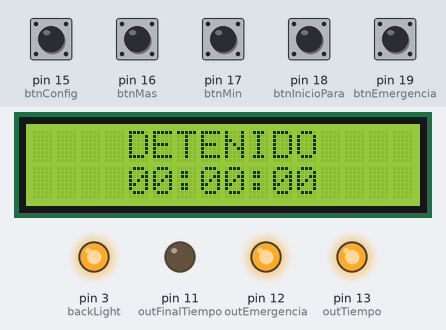
Recording of a sketch running on a simulated Arduino Uno, built with avr-gcc and run on an emulated ATmega328P. Shown: 16×2 character LCD, output pins drawn as LEDs (lit = HIGH). Inputs (shaded band) come from the test bench; at power-on: pin 15 (btnConfig), pin 16 (btnMas), pin 17 (btnMin), pin 18 (btnInicioPara), pin 19 (btnEmergencia) HIGH.

Above: at 1.2 s.
1.3 s: pin 19 (btnEmergencia) pulled LOW for 0.15 s
At 2.6 s:
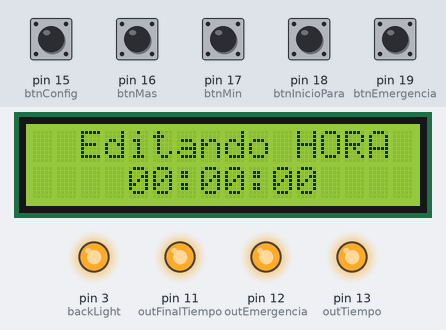
2.9 s: pin 15 (btnConfig) pulled LOW for 0.15 s
At 3.5 s:
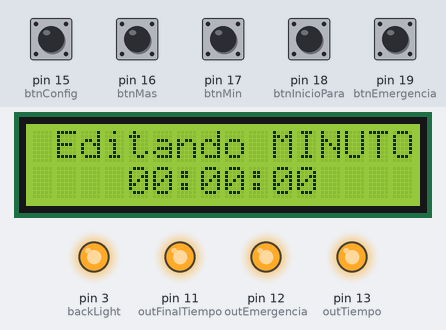
4.5 s: pin 15 (btnConfig) pulled LOW for 1 s
At 5.9 s:
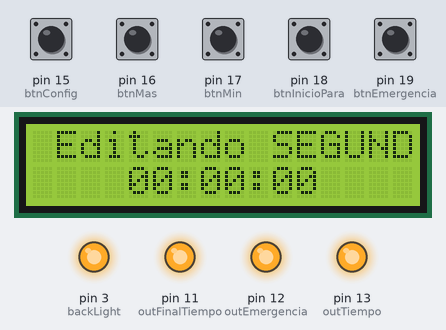
7.0 s: pin 18 (btnInicioPara) pulled LOW for 0.15 s
At 7.17 s:
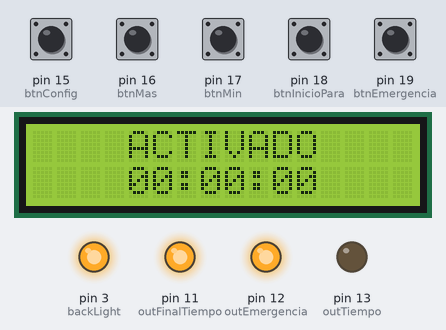
8.6 s: pin 18 (btnInicioPara) pulled LOW for 1 s
At 9.62 s:
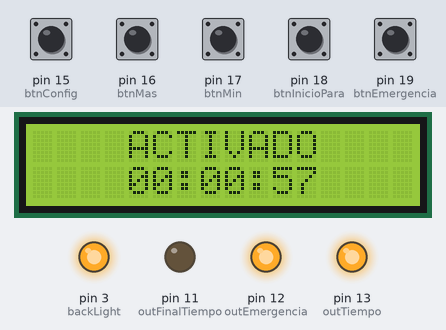
11.1 s: pin 15 (btnConfig) pulled LOW for 0.15 s
At 12.1 s:
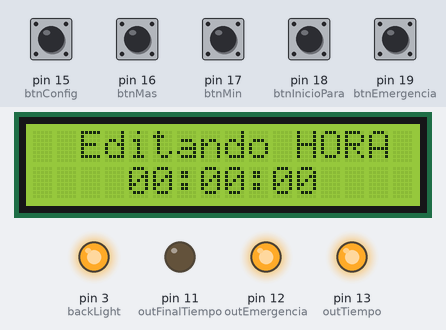
Timing chart, 0 to 13.7 s (numbered marks = the images above; inputs shaded):
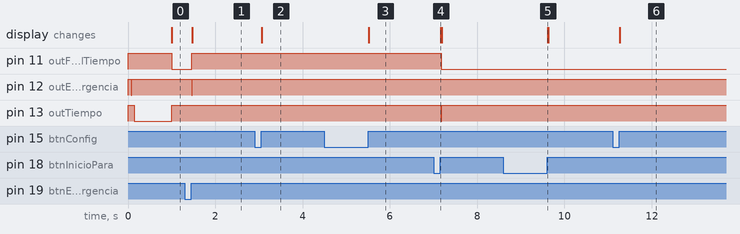

The sketch:

TimerThreeTest.ino
```cpp
#include <LiquidCrystal.h>
#include <TimerThree.h>

int seg = 0, _seg = 0;
int minutos = 0, _minutos = 0;
int hora = 0, _hora = 0;

//  ENTRADAS
const uint8_t btnConfig   = 15;
const uint8_t btnMas      = 16;
const uint8_t btnMin      = 17;
const uint8_t btnInicioPara    = 18;
const uint8_t btnEmergencia = 19;
// const uint8_t btnInicioPara  = 15;
// const uint8_t btnSalir    = 19;

// SALIDAS
uint8_t backLight   = 3;
uint8_t outTiempo      = 13;    //
uint8_t outEmergencia  = 12;    //
uint8_t outFinalTiempo = 11;    //

// VARIABLES DE CONTROL
int     delayPush   = 200;
bool    TempActivo  = false;
int     limite      = 0, contador = 0;
bool    Emergencia  = false;
bool    EstadoEmergencia = true;
// unsigned long   previo = 0;
int     TiempoBackLight = 10;

LiquidCrystal lcd(9, 8, 7, 6, 5, 4);

// VARIABLES ANTIREBOTE
const int tiempoAntirebote = 10;
int estadoBtnInicioPara;
int estadoBtnEmergencia;
int estadoBtnMas;
int estadoBtnMin;
int estadoBtnSalir;
int estadoBtnConfig;
int estadoBotonAnterior;

// INICIO DE PROGRAMA
void setup(void)
{
    // MODOS DE PINES
    pinMode(btnInicioPara, INPUT);
    // pinMode(btnInicioPara, INPUT);
    pinMode(btnConfig, INPUT);
    pinMode(btnMas, INPUT);
    pinMode(btnMin, INPUT);
    // pinMode(btnSalir, INPUT);
    pinMode(btnEmergencia, INPUT);

    pinMode(outTiempo, OUTPUT);
    pinMode(outEmergencia, OUTPUT);
    pinMode(outFinalTiempo, OUTPUT);
    pinMode(backLight, OUTPUT);

    digitalWrite(outTiempo, HIGH);
    digitalWrite(outEmergencia, HIGH);
    digitalWrite(outFinalTiempo, HIGH);
    digitalWrite(backLight, HIGH);

    // CONFIGURAMOS EL TIMER
    Timer3.initialize(1000000);        // Dispara cada segundo
    Timer3.attachInterrupt(ISR_Blink); // Activa la interrupcion y la
    // Serial.begin(9600);
    noInterrupts();

    // CONFIGURANDO EL LCD
    lcd.begin(16, 2);
    ImprimirEstado();
    ImprimirLineas();
    ImprimirSeg();
    ImprimirMin();
    ImprimirHora();
    // OTRAS CONFIGURACIONES
}

void ISR_Blink()
{
    contador++;
    TiempoBackLight++;
    // Contador veces se enciende el LED
    ImprimirSeg();
    ImprimirMin();
    ImprimirHora();
    if (seg == 0)
    {
        seg = 59;
        minutos--;
        if (minutos < 0)
        {
            hora--;
            if (hora >= 0)
            {
                minutos = 59;
            }
            else
            {
                minutos = 0;
            }
            if (hora < 0)
            {
                hora = 0;
            }
        }
    }
    seg--;
}

void loop(void)
{
    // ImprimirEstado();

    if (contador > limite)
    {
        // Serial.println("contador > limite");
        noInterrupts();
        TempActivo = false;
        contador = 0;
        seg = _seg;
        minutos = _minutos;
        hora = _hora;
        digitalWrite(outFinalTiempo, LOW);
        ImprimirEstado();
        digitalWrite(backLight, HIGH);
        ReiniciarTiempoBackLight();
    }

    VerificarEstadoTemporizador();

    if(TiempoBackLight > 10){digitalWrite(backLight,LOW);}

    VerificarBtnEmergencia();

    estadoBotonAnterior = estadoBtnConfig;
    estadoBtnConfig = digitalRead(btnConfig);
    if (estadoBtnConfig != estadoBotonAnterior)
    {
        if (antirebote(btnConfig)){
            ReiniciarTiempoBackLight();
            if(!TempActivo)
            ConfigurarTiempos();
            ImprimirEstado();
        }
    }

    estadoBotonAnterior = estadoBtnMas;
    estadoBtnMas = digitalRead(btnMas);
    if (estadoBtnMas != estadoBotonAnterior)
    {
        if (antirebote(btnMas)){
            ReiniciarTiempoBackLight();
        }
    }

    estadoBotonAnterior = estadoBtnMin;
    estadoBtnMin = digitalRead(btnMin);
    if (estadoBtnMin != estadoBotonAnterior)
    {
        if (antirebote(btnMin)){
            ReiniciarTiempoBackLight();
        }
    }

    estadoBotonAnterior = estadoBtnInicioPara;
    estadoBtnInicioPara = digitalRead(btnInicioPara);
    if (estadoBtnInicioPara != estadoBotonAnterior) // ACTIVAR TEMPORIZADOR
    {
        if (antirebote(btnInicioPara)){
            ReiniciarTiempoBackLight();
            if(TempActivo){
                ReiniciarTiempoBackLight();
                noInterrupts();
                TempActivo = false;
                hora = _hora;
                minutos = _minutos;
                seg = _seg;
                limite = 0;
                contador = 0;
                ConfigurarTiempos();
                ReiniciarTiempoBackLight();
                ImprimirEstado();
            }
            else{
                interrupts();
                TempActivo = true;
                ReiniciarTiempoBackLight();
                digitalWrite(outFinalTiempo,HIGH);
            }
            ImprimirEstado();
        }
    }
}

// METODOS
void ReiniciarTiempoBackLight(){
    TiempoBackLight = 0;
    digitalWrite(backLight,HIGH);
}

void ImprimirEstado(){

    if(TempActivo){
        lcd.clear();
        lcd.setCursor(4,0);
        lcd.print("ACTIVADO");
        ImprimirLineas();
        ImprimirHora();
        ImprimirMin();
        ImprimirSeg();
    }else{
        lcd.clear();
        lcd.setCursor(4,0);
        lcd.print("DETENIDO");
        ImprimirLineas();
        ImprimirHora();
        ImprimirMin();
        ImprimirSeg();
    }
    if(Emergencia){
        lcd.clear();
        lcd.setCursor(4,0);
        lcd.print("EMERGENCIA");
        ImprimirLineas();
        ImprimirHora();
        ImprimirMin();
        ImprimirSeg();
    }
}

void ImprimirLineas()
{
    lcd.setCursor(6, 1);
    lcd.print(":");
    lcd.setCursor(9, 1);
    lcd.print(":");
}

void ImprimirSeg()
{
    if (seg < 10)
    {
        lcd.setCursor(10, 1);
        lcd.print("0");
        lcd.setCursor(11, 1);
        lcd.print(seg);
        lcd.leftToRight();
    }
    else
    {
        lcd.setCursor(9, 1);
        lcd.print(":");
        lcd.setCursor(10, 1);
        lcd.print(seg);
    }
}

void ImprimirMin()
{
    if (minutos < 10)
    {
        lcd.setCursor(7, 1);
        lcd.print("0");
        lcd.setCursor(8, 1);
        lcd.print(minutos);
    }
    else
    {
        lcd.setCursor(7, 1);
        lcd.print(minutos);
    }
}

void ImprimirHora()
{
    if (hora < 10)
    {
        lcd.setCursor(4, 1);
        lcd.print("0");
        lcd.setCursor(5, 1);
        lcd.print(hora);
    }
    else
    {
        lcd.setCursor(4, 1);
        lcd.print(hora);
    }
}

void ConfigurarLimite()
{
    limite = seg + minutos * 60 + hora * 60 * 60;
    Serial.println(limite);
    TempActivo = false;
}

void ConfigurarTiempos()
{
    // noInterrupts();
    uint8_t item = 1;
    bool flag = false;
    do
    {
        switch (item)
        {
            case 1:
            {
                lcd.clear();
                lcd.setCursor(2, 0);
                lcd.print("Editando HORA");

                ImprimirLineas();
                ImprimirSeg();
                ImprimirMin();
                ImprimirHora();
                while (true)
                {
                    VerificarBtnEmergencia();
                    estadoBotonAnterior = estadoBtnMas;
                    estadoBtnMas = digitalRead(btnMas);
                    if (estadoBtnMas != estadoBotonAnterior)
                    {
                        if (antirebote(btnMas))
                        {             //checamos  si esta preionado y si lo esta
                            hora++;
                            if (hora > 24)
                            {
                                hora = 0;
                            }
                            ImprimirHora();
                        }
                    }

                    estadoBotonAnterior = estadoBtnMin;
                    estadoBtnMin = digitalRead(btnMin);
                    if (estadoBtnMin != estadoBotonAnterior)
                    {
                        if (antirebote(btnMin))
                        {             //checamos  si esta preionado y si lo esta
                            hora--;
                            if (hora < 0)
                            {
                                hora = 24;
                            }
                            ImprimirHora();
                        }
                    }

                    estadoBotonAnterior = estadoBtnInicioPara;
                    estadoBtnInicioPara = digitalRead(btnInicioPara);
                    if (estadoBtnInicioPara != estadoBotonAnterior)
                    {
                        if (antirebote(btnInicioPara))
                        {
                            flag = false;
                            break;
                        }
                    }

                    estadoBotonAnterior = estadoBtnConfig;
                    estadoBtnConfig = digitalRead(btnConfig);
                    if (estadoBtnConfig != estadoBotonAnterior)
                    {
                        if (antirebote(btnConfig)){
                            // goto case 2;
                            item = 2;
                            flag = true;
                            break;
                        }
                    }
                }
                // if(flag){goto case 2;}
                break;
            }

            case 2:
            {
                lcd.clear();
                lcd.setCursor(1, 0);
                lcd.print("Editando MINUTOS");

                ImprimirLineas();
                ImprimirSeg();
                ImprimirMin();
                ImprimirHora();
                while (true)
                {
                    VerificarBtnEmergencia();
                    estadoBotonAnterior = estadoBtnMas;
                    estadoBtnMas = digitalRead(btnMas);
                    if (estadoBtnMas != estadoBotonAnterior)
                    {
                        if (antirebote(btnMas))
                        {             //checamos  si esta preionado y si lo esta
                            minutos++;
                            if (minutos > 59)
                            {
                                minutos = 0;
                            }
                            ImprimirMin();
                        }
                    }

                    estadoBotonAnterior = estadoBtnMin;
                    estadoBtnMin = digitalRead(btnMin);
                    if (estadoBtnMin != estadoBotonAnterior)
                    {
                        if (antirebote(btnMin))
                        {             //checamos  si esta preionado y si lo esta
                            minutos--;
                            if (minutos < 0)
                            {
                                minutos = 59;
                            }
                            ImprimirMin();
                        }
                    }

                    estadoBotonAnterior = estadoBtnInicioPara;
                    estadoBtnInicioPara = digitalRead(btnInicioPara);
                    if (estadoBtnInicioPara != estadoBotonAnterior)
                    {
                        if (antirebote(btnInicioPara))
                        {
                            flag = false;
                            break;
                        }
                    }

                    estadoBotonAnterior = estadoBtnConfig;
                    estadoBtnConfig = digitalRead(btnConfig);
                    if (estadoBtnConfig != estadoBotonAnterior)
                    {
                        if (antirebote(btnConfig)){
                            item = 3;
                            flag = true;
                            break;
                        }
                    }
                }
                break;
            }

            case 3:
            {
                lcd.clear();
                lcd.setCursor(1, 0);
                lcd.print("Editando SEGUNDOS");

                ImprimirLineas();
                ImprimirSeg();
                ImprimirMin();
                ImprimirHora();
                while (true)
                {
                    VerificarBtnEmergencia();

                    estadoBotonAnterior = estadoBtnMas;
                    estadoBtnMas = digitalRead(btnMas);
                    if (estadoBtnMas != estadoBotonAnterior)
                    {
                        if (antirebote(btnMas))
                        {             //checamos  si esta preionado y si lo esta
                            seg++;
                            if (seg > 59 )
                            {
                                seg = 0;
                            }
                            ImprimirSeg();
                        }
                    }

                    estadoBotonAnterior = estadoBtnMin;
                    estadoBtnMin = digitalRead(btnMin);
                    if (estadoBtnMin != estadoBotonAnterior)
                    {
                        if (antirebote(btnMin))
                        {             //checamos  si esta preionado y si lo esta
                            seg--;
                            if (seg < 0 )
                            {
                                seg = 59;
                            }
                            ImprimirSeg();
                        }
                    }

                    estadoBotonAnterior = estadoBtnInicioPara;
                    estadoBtnInicioPara = digitalRead(btnInicioPara);
                    if (estadoBtnInicioPara != estadoBotonAnterior)
                    {
                        if (antirebote(btnInicioPara))
                        {
                            flag = false;
                            break;
                        }
                    }

                    estadoBotonAnterior = estadoBtnConfig;
                    estadoBtnConfig = digitalRead(btnConfig);
                    if (estadoBtnConfig != estadoBotonAnterior)
                    {
                        if (antirebote(btnConfig)){
                            item = 1;
                            flag = true;
                            break;
                        }
                    }
                }
                break;
            }
        }
        // interrupts();
    }while (flag);
    lcd.clear();
    ConfigurarLimite();
    _seg = seg;
    _minutos = minutos;
    _hora = hora;
    ReiniciarTiempoBackLight();
    TempActivo = true;
    // interrupts();
}

void VerificarBtnEmergencia(){
    estadoBotonAnterior = estadoBtnEmergencia;
    estadoBtnEmergencia = digitalRead(btnEmergencia);
    if (estadoBtnEmergencia != estadoBotonAnterior)
    {
        // Serial.println("btnEmergencia");
        if (antirebote(btnEmergencia)){
            Emergencia = true;
            TempActivo = false; //desactiva el temporizador siempre
            noInterrupts();
            digitalWrite(outEmergencia,LOW); //activa pin de emergencia
            digitalWrite(outTiempo,HIGH); //desactiva pin de tiempo
            digitalWrite(outFinalTiempo,HIGH);
            hora = _hora;
            minutos = _minutos;
            seg = _seg;
            limite = 0;
            contador = 0;
            ReiniciarTiempoBackLight();
            ImprimirEstado();
            while(!EstadoEmergencia){
                if(digitalRead(btnEmergencia) == EstadoEmergencia){
                    break;
                }
            }
            Emergencia = false;
            digitalWrite(outEmergencia,HIGH);
            ReiniciarTiempoBackLight();
            ConfigurarTiempos();
            ImprimirEstado();
        }
    }
}

void VerificarEstadoTemporizador(){
    if(TempActivo){
        digitalWrite(outTiempo,LOW);
        interrupts();
        // ImprimirEstado();
    }else{
        digitalWrite(outTiempo,HIGH);
        noInterrupts();
        // ImprimirEstado();
    }
}

void LimpiarVariables(){
    hora = _hora;
    minutos = _minutos;
    seg = _seg;
    limite = 0;
    contador = 0;
    ReiniciarTiempoBackLight();
    lcd.clear();
    ImprimirLineas();
    ImprimirHora();
    ImprimirMin();
    ImprimirSeg();
}
// FUNCION ANTIREBOTE
bool antirebote(int pin)
{
    int contador = 0;
    bool estado;         // guarda el estado del boton
    bool estadoAnterior; // guarda el ultimo estado del boton

    do
    {
        estado = digitalRead(pin);
        if (estado != estadoAnterior)
        {                 // comparamos el estado actual
            contador = 0; // reiniciamos el contador
            estadoAnterior = estado;
        }
        else
        {
            contador = contador + 1; // aumentamos el contador en 1
        }
        delay(1);
    } while (contador < tiempoAntirebote);
    return estado;
}
```

Measured:
- after the input at 1.3 s, pin 11 (outFinalTiempo): LOW → HIGH after 0.16 s; pin 12 (outEmergencia): HIGH → LOW after 0.16 s, → HIGH 0.01 s later; the display: changes after 0.18 s (image 1)
- after the input at 2.9 s, the display: changes after 0.16 s (image 2)
- after the input at 4.5 s, the display: changes after 1.0 s (image 3)
- after the input at 7.0 s, pin 11 (outFinalTiempo): HIGH → LOW after 0.18 s; pin 13 (outTiempo): HIGH → LOW after 0.17 s, → HIGH 0.02 s later; the display: changes after 0.17 s (image 4)
- after the input at 8.6 s, the display: changes after 1.0 s (image 5)
- after the input at 11.1 s, the display: changes after 0.16 s (image 6)
